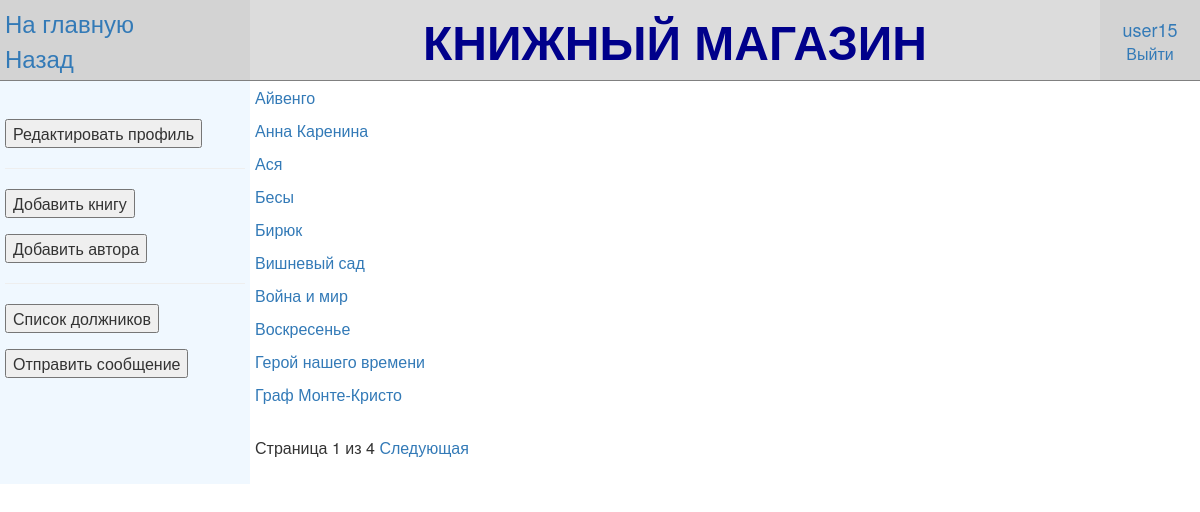
The page /worker/ (signed in) on the database its author committed.
### bookstore_app/models.py (models this page shows, shortened)
class Book (models.Model):
    LANG_CORT=(("ENG", "Английский"), ("DEU", "Немецкий"), ("FRA" ,"Французский"), ("RUS" ,"Русский"), ("ITA", "Итальянский"), ("SPA", "Испанский"), ("CHI", "Китайский"))
    GENR_CORT=((None, "---------"), ("Basnya", "Басня"), ("Povest", "Повесть"), ("Poema", "Поэма"), ("Proza", "Проза"), ("Pyesa", "Пьеса"), ("Rasskaz", "Рассказ"), ("Roman", "Роман"), ("Skazka", "Сказка"), ("Stix", "Стихотворение"))
    title=models.CharField(max_length=100, verbose_name="Название")
    image=models.ImageField(upload_to='media/', blank=True, null=True, verbose_name="Изображение")
    summary=models.TextField(max_length=500, blank=True, null=True, verbose_name="Описание")
    author=models.ForeignKey(Author, on_delete=models.SET_NULL, null=True, verbose_name="Автор")
    language=models.CharField(max_length=3, choices=sorted(LANG_CORT, key=lambda x: x[1] ), verbose_name="Язык")
    genre=models.CharField(max_length=20, choices=sorted(GENR_CORT, key=lambda x: x[1] ), verbose_name="Жанр")
    price=models.IntegerField(validators=[MinValueValidator(0), MaxValueValidator(2147483647)], null=True, verbose_name="Стоимость")
    count=models.IntegerField(validators=[MinValueValidator(0), MaxValueValidator(2147483647)], null=True, verbose_name="Количество")
    class Meta:
        ordering=["title"]
    def get_absolute_url(self):
        return reverse ("book_info", args=[str(self.id)])

### bookstore_app/views.py (the view)
# urls.py: path('worker/', views.workeruser, name='worker'),
@login_required(login_url='login')
def workeruser(request):
    book_list=Book.objects.all()
    paginator=Paginator(book_list, 10)
    page=request.GET.get('page')
    try:
        books=paginator.page(page)
    except PageNotAnInteger:
        books=paginator.page(1)
    except EmptyPage:
        books=paginator.page(paginator.num_pages)
    return render (request, "worker.html",
        context={
        "books": books,
        })

### bookstore_app/templates/worker.html (shortened to what this page needs)
{%extends "base_template.html"%}
{%block navigate%}
<form action="{% url 'user_update' %}">
    <p><input type="submit" value="Редактировать профиль" name="butuserupdate"/></p>
</form>
<hr>
<form action="{% url 'book_add' %}" method="get">
    <input type="submit" value="Добавить книгу" name="butadd"/>
</form>
<form action="{% url 'author_add' %}" method="get">
    <input type="submit" value="Добавить автора" name="butauthor"/>
</form>
<hr>
<form action="{% url 'duty_list' %}" method="get">
    <input type="submit" value="Список должников" name="butduty"/>
</form>
<form action="{% url 'email' %}" method="get">
    <input type="submit" value="Отправить сообщение" name="butemail"/>
</form>
{%endblock%}
{%block view%}
<div>
    {%for item in books%}
        <p><a href="{{item.get_absolute_url}}">{{item.title}}</a></p>
    {%endfor%}
    <div class="pagination" align="center">
        <span class=""step-links">
        <span class="current">
            Страница {{books.number}} из {{books.paginator.num_pages}}
        </span>
        {%if books.has_next%}
            <a href="?page={{books.next_page_number}}">Следующая</a>
        {%endif%}
        </span>
    </div>
</div>
{%endblock%}

### bookstore_app/templates/base_template.html (shortened to what this page needs)
{% load static %}
<html>
    <head>
        <link rel="stylesheet" href="https://maxcdn.bootstrapcdn.com/bootstrap/3.3.7/css/bootstrap.min.css">
        <link rel="stylesheet" href="{% static 'css/styles.css' %}">
    </head>
    <body>
        <table width="100%" heigt="100%" frame="void" rules="rows">
            <tr bgcolor="Gainsboro">
                <td width="250" bgcolor="Lightgrey">
                    <a href="{% url 'index' %}"><font size="5">На главную</font></a><br>
                    <a href="{{request.META.HTTP_REFERER}}"><font size="5">Назад</font></a>
                </td>
                <td align="center" valign="middle">
                    <font size="10" color="DarkBlue"><b>КНИЖНЫЙ МАГАЗИН</b></font>
                </td>
                <td width="100" height="10" align="center" bgcolor="Lightgrey" >
                {%block login%}
                    {%if user.is_authenticated%}
                        {%if user.is_staff%}
                            <div><a href="/admin/"><font size="4">{{user.get_username}}</font></a></div>
                        {%else%}
                            {% for group in request.user.groups.all %}
                                {%if group.name == 'clients'%}
                                    <div><a href="{% url 'profile' %}"><font size="4">{{user.get_username}}</font></a></div>
                                {%elif group.name == 'workers'%}
                                    <div><a href="{% url 'worker' %}"><font size="4">{{user.get_username}}</font></a></div>
                                {%endif%}
                            {%endfor%}
                        {%endif%}
                        <a href="{% url 'logout' %}">Выйти</a>
                    {%else%}
                        <a href="{% url 'login' %}">Войти</a>
                        <a href="{% url 'register' %}">Регистрация</a>
                    {%endif%}
                {%endblock%}
                </td>
            </tr>
            <tr>
                <td height="100%" valign="top" bgcolor="AliceBlue">
                    <br>
                    {%block navigate%}
                    {%endblock%}
                </td>
                <td colspan="2">
                    {%block view%}
                    {%endblock%}
                </td>
            </tr>
        </table>
    </body>
</html>

### bookstore_app/static/css/styles.css (style rules this page uses)
body { background-color:rgb(255, 255, 255); }
td { padding: 5px; }

### rows shown on the page
Book: title "Айвенго"
Book: title "Анна Каренина"
Book: title "Ася"
Book: title "Бесы"
Book: title "Бирюк"
Book: title "Вишневый сад"
Book: title "Война и мир"
Book: title "Воскресенье"
Book: title "Герой нашего времени"
Book: title "Граф Монте-Кристо"

### other values the page prints
{{ user.get_username }} "user15"
{{ books.number }} "1"
{{ books.paginator.num_pages }} "4"
